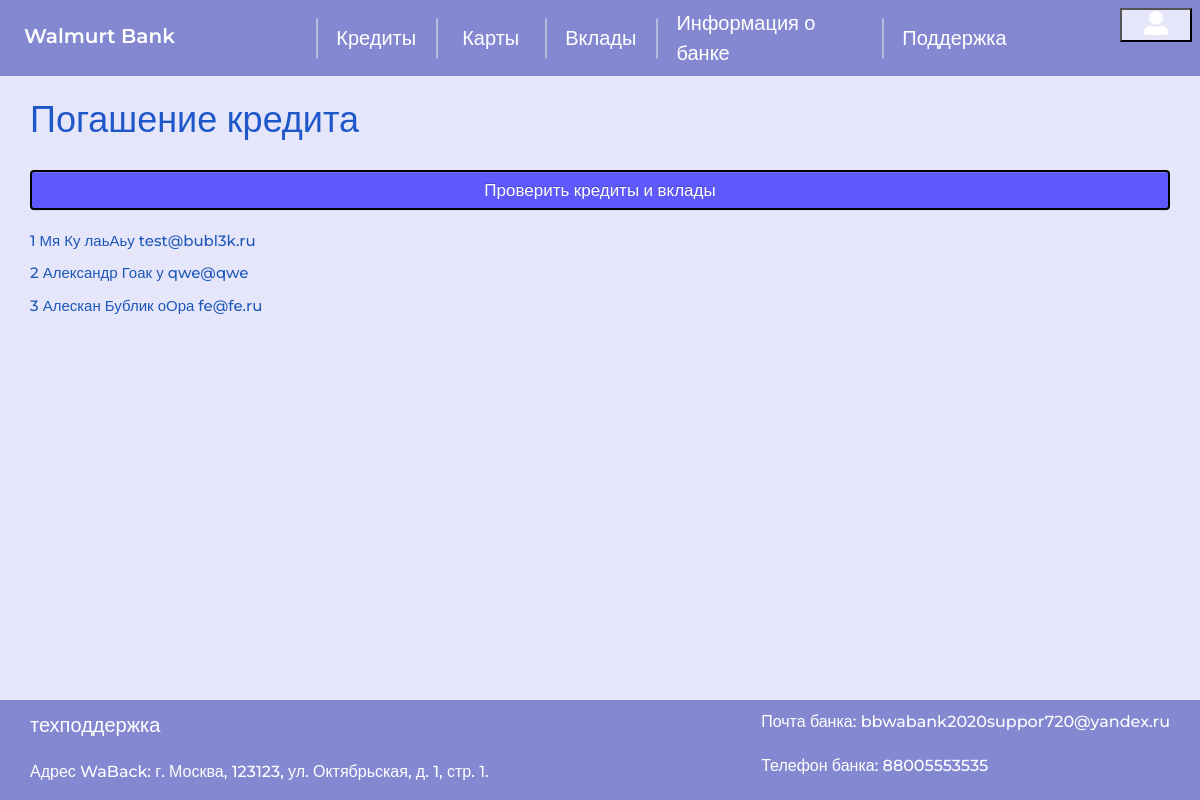
/admin (signed in), run on the app's committed database.
### data/classes.py (models this page shows, shortened)
class Users(SqlAlchemyBase, UserMixin):
    __tablename__ = 'users'
    id = sqlalchemy.Column(sqlalchemy.Integer, primary_key=True, autoincrement=True)
    surname = sqlalchemy.Column(sqlalchemy.String, nullable=True)
    name = sqlalchemy.Column(sqlalchemy.String, nullable=True)
    age = sqlalchemy.Column(sqlalchemy.Integer, nullable=True)
    address = sqlalchemy.Column(sqlalchemy.String, nullable=True)
    email = sqlalchemy.Column(sqlalchemy.String, index=True, unique=True, nullable=True)
    hashed_password = sqlalchemy.Column(sqlalchemy.String, nullable=True)
    percent = sqlalchemy.Column(sqlalchemy.Integer, nullable=True)
    arrears = sqlalchemy.Column(sqlalchemy.Integer, nullable=True)
    modifed_date = sqlalchemy.Column(sqlalchemy.DateTime, default=datetime.date(datetime.now()))
    admin = sqlalchemy.Column(sqlalchemy.Boolean, nullable=True)

### main.py (the view)
@app.route('/admin', methods=['GET', 'POST'])
def admin():
    form = AdminForm()
    if current_user.is_authenticated:
        db_sess = db_session.create_session()
        is_admin = db_sess.query(Users).filter(Users.id == current_user.id and Users.admin).all()
        if len(is_admin) == 1:
            users = [(user.id, user.name, user.surname, user.address, user.email) for user in db_sess.query(Users).all()]
            print(users)
            if form.check_credits_and_contributions.data:
                set_all()
                return render_template('admin.html', form=form, options=options, users=users, message='Все обновлено')
            return render_template('admin.html', form=form, options=options, users=users)
    else:
        return render_template(
            'info.html', options=options,
            message='Сначала необходимо зарегестрироваться')

### data/forms.py
class AdminForm(FlaskForm):
    check_credits_and_contributions = SubmitField('Проверить кредиты и вклады')

### data/db_session.py (called while the page is built)
def create_session() -> Session:
    global __factory
    return __factory()

### main.py (called while the page is built)
@login_manager.user_loader
def load_user(user_id):
    db_sess = db_session.create_session()
    return db_sess.query(Users).get(user_id)

### templates/admin.html (shortened to what this page needs)
{% extends "base.html" %}
{% block content %}
<h1>Погашение кредита</h1>
<form action="" method="post">
    <p>{{ form.check_credits_and_contributions(type="submit", class="btn btn-primary") }}</p>
    <div class="users">
        {% for user in users %}
            <div class="usr_info" style="padding-top: 10px;">{{ user[0] }} {{ user[1] }} {{ user[2] }} {{ user[3] }} {{ user[4] }} </div>
        {% endfor %}
    </div>
</form>
{% endblock %}

### static/css/style.css (style rules this page uses)
html { height: 100%; }
body { margin: 0; color: #fff; min-height: 100%; display: grid; grid-template-rows: auto 1fr auto; }
body { margin: 0; line-height: 1.5; font-weight: 500; position: relative; min-height: 100vh; font-family: 'Montserrat', sans-serif; background-color: lavender; }
h1, h2, h3, h4, h5, h6 { margin: 0; padding: 0; }
.btn.btn-primary { font-size: 17px; width: 100%; background: #5e59fd; }
.btn-primary { border: #000 2px solid; }
h1, h2 { color: #1d57c9; padding-bottom: 30px; }

### data on the page
Users: id "1", name "Мя", surname "Ку", address "лаьАьу", email "test@bubl3k.ru"
Users: id "2", name "Александр", surname "Гоак", address "у", email "qwe@qwe"
Users: admin False (drawn), id "3", name "Алескан", surname "Бублик", address "оОра", email "fe@fe.ru"

### other printed values
{{ key }} "Кредиты" "Вклады" "Информация о банке" "Поддержка"
{{ key }} "Карты"
